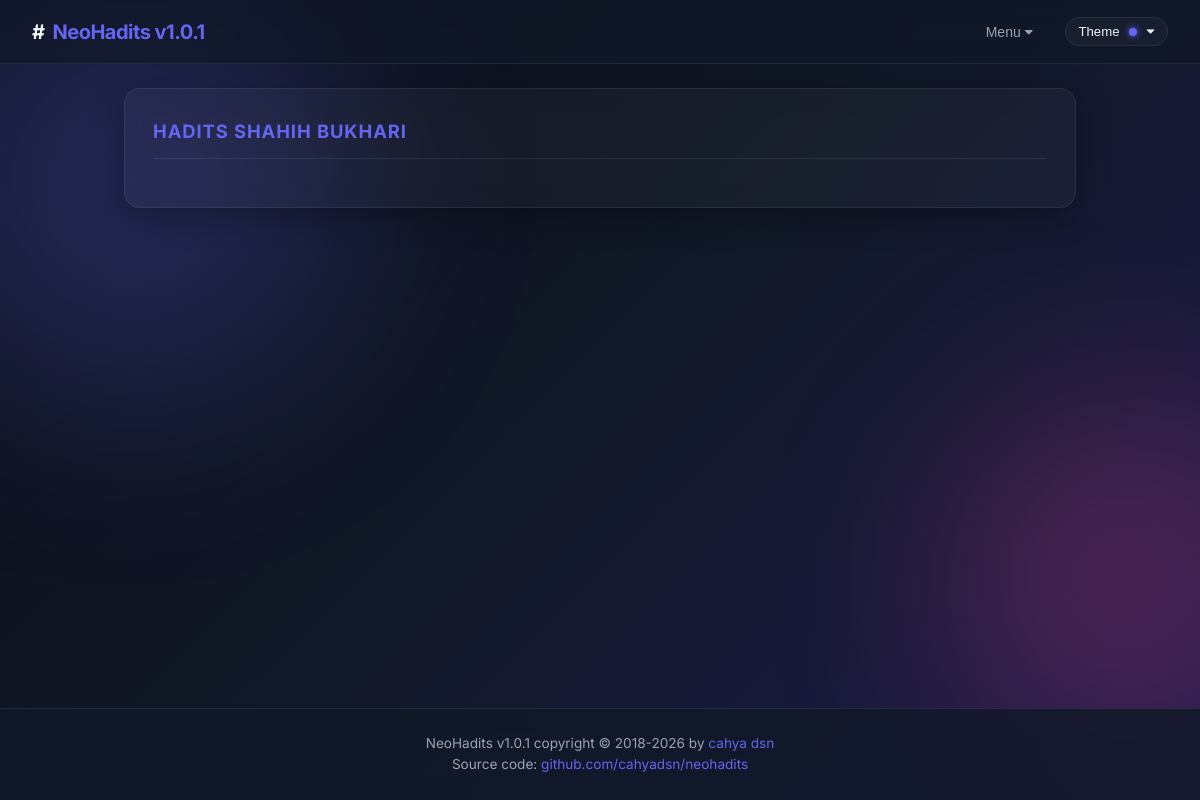
Before: / with the older database file.
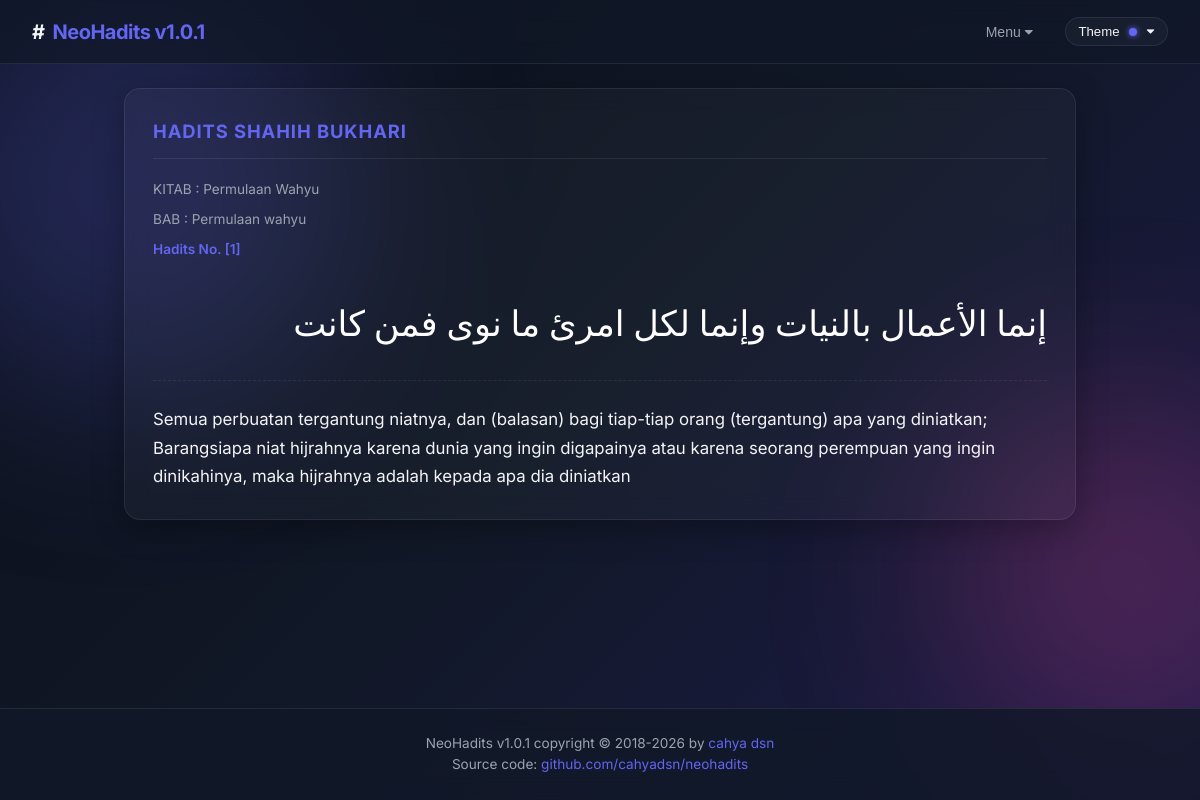
After: the same page with the newer database file.
### tables this page shows
CREATE TABLE `tema_bukhari` (
  `no_hdt` int(11) NOT NULL DEFAULT '0',
  `tema_indonesia` text,
  `tema_arab` text,
  `id_kitab` int(11) DEFAULT NULL,
  `id_bab` int(11) DEFAULT NULL,
  PRIMARY KEY (`no_hdt`),
  KEY `id_kitab_id_bab` (`id_kitab`,`id_bab`)
);

CREATE TABLE `datakitab_bukhari` (
  `id_kitab` int(11) NOT NULL DEFAULT '0',
  `kitab_indonesia` varchar(255) DEFAULT NULL,
  `kitab_arab` varchar(255) DEFAULT NULL,
  PRIMARY KEY (`id_kitab`)
);

CREATE TABLE `databab_bukhari` (
  `id_kitab` int(11) DEFAULT NULL,
  `id_bab` int(11) NOT NULL DEFAULT '0',
  `bab_indonesia` text,
  `bab_arab` text,
  PRIMARY KEY (`id_bab`),
  KEY `id_kitab` (`id_kitab`)
);

### inc/config.php (called while the page is built, shortened)
<?php
$version = getenv('APP_VER') ?: '1.0.0';

### index.php (the view, shortened to what this page needs)
<?php
include 'inc/config.php';
?>
<!DOCTYPE html>
<html lang='en'>
    <head>
    <link rel="stylesheet" href="css/font-awesome.min.css">
    <link rel="stylesheet" href="css/neohadits.css?v=<?php echo md5(filemtime('css/neohadits.css'));?>" id="hadits_css">
    </head>
    <body>
    <header class="navbar">
        <a href="index.php" class="brand"># <span>NeoHadits v<?php echo $version;?></span></a>
        <div class="nav-links">
            <div class="dropdown">
                <button class="nav-item">Menu <i class="fa fa-caret-down"></i></button>
            </div>
            <div class="dropdown">
                <button class="theme-pill">Theme <span class="theme-pill-dot"></span> <i class="fa fa-caret-down"></i></button>
            </div>
        </div>
    </header>
    <div class="container">
        <div class="glass-card">
            <div class="card-header">
                <h3>HADITS SHAHIH BUKHARI</h3>
            </div>
            <div id="hadits_box">
                <?php
                $pattern=array('[',']');
                $replacer=array('<b>','</b>');
                $sql="SELECT a.no_hdt,d.kitab_indonesia, c.bab_indonesia, a.tema_indonesia as isi_indonesia, a.tema_arab as isi_arab
                    FROM
                    tema_bukhari a
                    JOIN tema_bukhari b USING(no_hdt)
                    JOIN databab_bukhari c ON (c.id_bab=b.id_bab AND c.id_kitab=b.id_kitab)
                    JOIN datakitab_bukhari d ON b.id_kitab=d.id_kitab
                    WHERE a.no_hdt=1
                    ";
                $result=$db->query($sql);
                if ($result && $r=$result->fetch_object()) {
                    echo "<div class='hadits-meta' id='kitab_hdt'>KITAB : {$r->kitab_indonesia}</div>";
                    echo "<div class='hadits-meta' id='bab_hdt'>BAB : {$r->bab_indonesia}</div>";
                    echo "<div class='hadits-meta' id='no_hdt' style='font-weight:600;color:var(--accent-color)'>Hadits No. [{$r->no_hdt}]</div>";
                    echo "<div class='hadits-arab' id='isi_arab'>{$r->isi_arab}</div>";
                    echo "<div class='hadits-indo' id='isi_indonesia'>".str_replace($pattern,$replacer,$r->isi_indonesia)."</div>";
                }
                ?>
            </div>
        </div>
    </div>
    <footer>
        NeoHadits v<?php echo $version;?> copyright &copy; 2018<?php echo (date('Y')>2018?date('-Y'):'');?> by <a href='mailto:cahyadsn@gmail.com'>cahya dsn</a><br />
        Source code: <a href='https://github.com/cahyadsn/neohadits' target="_blank">github.com/cahyadsn/neohadits</a>
    </footer>
    </body>
</html>

### css/neohadits.css (style rules this page uses)
:root { --accent-color: #6366f1; --accent-glow: rgba(99, 102, 241, 0.15); --bg-gradient: linear-gradient(135deg, #0b0f19 0%, #111827 50%, #1e1b4b 100%); --glass-bg: rgba(255, 255, 255, 0.03); --glass-bg-hover: rgba(255, 255, 255, 0.06); --glass-border: rgba(255, 255, 255, 0.08); --glass-shadow: 0 8px 32px 0 rgba(0, 0, 0, 0.3); --text-primary: #f3f4f6; --text-secondary: #9ca3af; --font-sans: 'Inter', sans-serif; --font-arabic: 'Amiri', serif; --card-radius: 16px; --transition-speed: 0.3s; }
body::before, body::after { content: ''; position: fixed; border-radius: 50%; filter: blur(100px); z-index: -2; opacity: 0.25; pointer-events: none; }
body::before { width: 450px; height: 450px; top: -50px; left: -100px; background: var(--accent-color); }
body::after { width: 350px; height: 350px; bottom: 50px; right: -100px; background: #ec4899; }
* { box-sizing: border-box; margin: 0; padding: 0; }
body { font-family: var(--font-sans); background: var(--bg-gradient); color: var(--text-primary); min-height: 100vh; display: flex; flex-direction: column; line-height: 1.6; }
header.navbar { position: fixed; top: 0; left: 0; right: 0; height: 64px; background: rgba(17, 24, 39, 0.7); backdrop-filter: blur(12px); -webkit-backdrop-filter: blur(12px); border-bottom: 1px solid var(--glass-border); z-index: 100; display: flex; align-items: center; justify-content: space-between; padding: 0 2rem; }
.brand { font-size: 1.25rem; font-weight: 700; color: var(--text-primary); text-decoration: none; letter-spacing: -0.025em; display: flex; align-items: center; gap: 0.5rem; }
.brand span { color: var(--accent-color); }
.nav-links { display: flex; align-items: center; gap: 1rem; }
.nav-item { background: transparent; border: none; color: var(--text-secondary); padding: 0.5rem 1rem; border-radius: 8px; font-size: 0.875rem; font-weight: 500; cursor: pointer; text-decoration: none; transition: all var(--transition-speed); }
.glass-card { background: var(--glass-bg); backdrop-filter: blur(12px); -webkit-backdrop-filter: blur(12px); border: 1px solid var(--glass-border); border-radius: var(--card-radius); box-shadow: var(--glass-shadow); padding: 1.75rem; margin-bottom: 2rem; transition: transform var(--transition-speed), border-color var(--transition-speed); }
.container { max-width: 1000px; width: 100%; margin: 88px auto 80px auto; padding: 0 1.5rem; flex: 1; }
h1, h2, h3, h4 { font-weight: 700; letter-spacing: -0.025em; margin-bottom: 1rem; }
.card-header { border-bottom: 1px solid var(--glass-border); padding-bottom: 0.75rem; margin-bottom: 1.25rem; display: flex; justify-content: space-between; align-items: center; }
.card-header h3 { margin-bottom: 0; font-size: 1.15rem; text-transform: uppercase; letter-spacing: 0.05em; color: var(--accent-color); }
.hadits-meta { font-size: 0.85rem; color: var(--text-secondary); margin-bottom: 0.5rem; }
.hadits-arab { font-family: var(--font-arabic); font-size: 2.2rem; text-align: right; direction: rtl; line-height: 1.8; padding: 1.5rem 0; color: #ffffff; border-bottom: 1px dashed var(--glass-border); margin-bottom: 1.5rem; }
.hadits-indo { font-size: 1.05rem; color: var(--text-primary); line-height: 1.7; }
footer { background: rgba(17, 24, 39, 0.8); backdrop-filter: blur(12px); border-top: 1px solid var(--glass-border); padding: 1.5rem; text-align: center; font-size: 0.85rem; color: var(--text-secondary); }
footer a { color: var(--accent-color); text-decoration: none; }
.dropdown { position: relative; display: inline-block; }
.theme-pill { display: inline-flex; align-items: center; gap: 0.6rem; background: var(--glass-bg); border: 1px solid var(--glass-border); color: var(--text-primary); padding: 0.4rem 0.8rem; border-radius: 9999px; font-size: 0.825rem; font-weight: 500; cursor: pointer; transition: all var(--transition-speed); }
.theme-pill-dot { width: 8px; height: 8px; border-radius: 50%; background-color: var(--accent-color); box-shadow: 0 0 6px var(--accent-color); display: inline-block; transition: background-color var(--transition-speed), box-shadow var(--transition-speed); }

Changed rows visible on the page:
added tema_bukhari: id_kitab.kitab_indonesia "Permulaan Wahyu", id_bab.bab_indonesia "Permulaan wahyu", no_hdt "1", tema_arab "إنما الأعمال بالنيات وإنما لكل امرئ ما نوى فمن كانت", tema_indonesia "Semua perbuatan tergantung niatnya, dan (balasan) bagi tiap-tiap orang (tergantung) apa yang diniatkan; Barangsiapa niat hijrahnya karena dunia yang ingin digapainya atau karena seorang perempuan yang ingin dinikahinya, maka hijrahnya adalah kepada apa dia diniatkan"
Other visible differences:
text now shown: "KITAB : BAB : Hadits No. [ ]"
